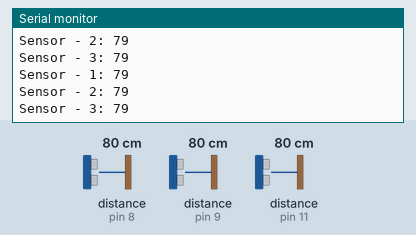
Recording of a sketch running on a simulated Arduino Uno, built with avr-gcc and run on an emulated ATmega328P. Parts: the last lines printed to the serial monitor. Wiring (inferred from the names in the program): 3 × ultrasonic range finder: trigger pin 7, echo pin 8 / trigger pin 10, echo pin 9 / trigger pin 12, echo pin 11. The inputs (shaded band) are chosen by the test bench; at power-on: distance to the obstacle (sensors on pin 8, pin 9, pin 11) 80 cm. The echo pulse lasts 58.3 µs per cm.

Above: at 1.2 s.
1.3 s: distance to the obstacle (sensor on pin 8) set to 60 cm
At 1.55 s:
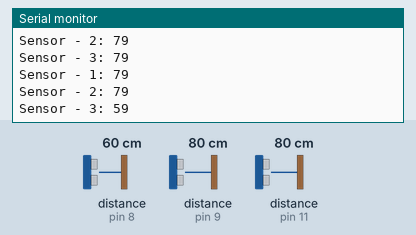
4.3 s: distance to the obstacle (sensor on pin 9) set to 250 cm
At 4.75 s:
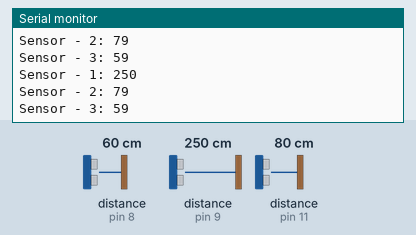
7.3 s: distance to the obstacle (sensor on pin 11) set to 2 cm
At 7.77 s:
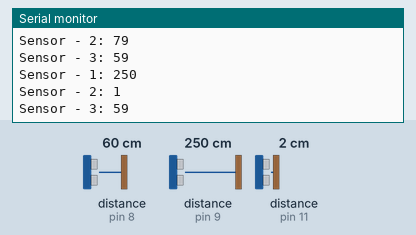
10.3 s: distance to the obstacle (sensor on pin 8) set to 120 cm
At 10.75 s:
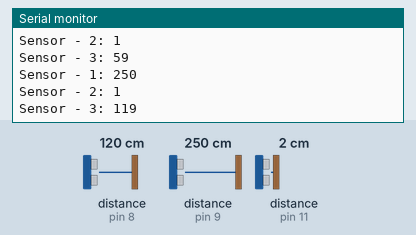
13.3 s: distance to the obstacle (sensor on pin 11) set to 4 cm
At 13.76 s:
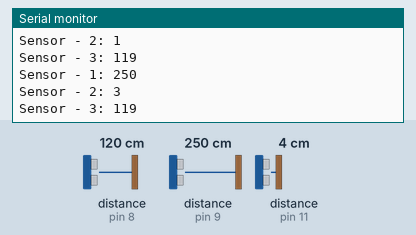
16.3 s: distance to the obstacle (sensor on pin 8) set to 35 cm
At 16.77 s:
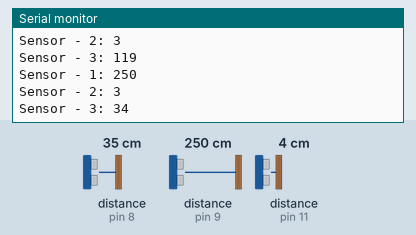
Timing chart, 0 to 19.3 s (numbered marks = the images above; inputs shaded):
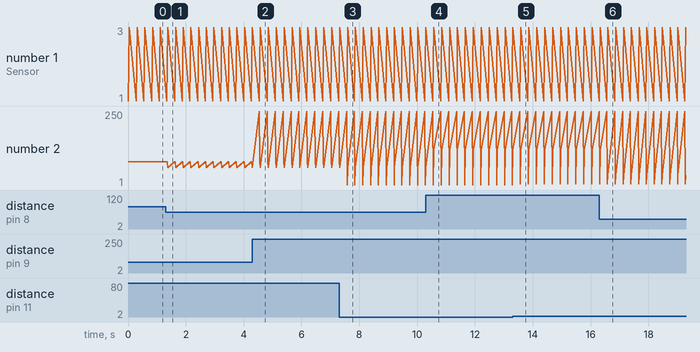

The sketch:

_____________.ino
```cpp
#define PIN_ECHO 9
#define PIN_TRIG 10
#define PIN_ECHO1 11
#define PIN_TRIG1 12
#define PIN_ECHO2 8
#define PIN_TRIG2 7

long duration, cm;
long duration1, cm1;
long duration2, cm2;

void setup() {

  Serial.begin(9600);

  pinMode(PIN_TRIG, OUTPUT);
  pinMode(PIN_ECHO, INPUT);
  pinMode(PIN_TRIG1, OUTPUT);
  pinMode(PIN_ECHO1, INPUT);
  pinMode(PIN_TRIG2, OUTPUT);
  pinMode(PIN_ECHO2, INPUT);
}

void loop() {

  digitalWrite(PIN_TRIG, LOW);
  delayMicroseconds(5);
  digitalWrite(PIN_TRIG, HIGH);

  delayMicroseconds(10);
  digitalWrite(PIN_TRIG, LOW);

  duration = pulseIn(PIN_ECHO, HIGH);

  digitalWrite(PIN_TRIG1, LOW);
  delayMicroseconds(5);
  digitalWrite(PIN_TRIG1, HIGH);

  delayMicroseconds(10);
  digitalWrite(PIN_TRIG1, LOW);

  duration1 = pulseIn(PIN_ECHO1, HIGH);

  digitalWrite(PIN_TRIG2, LOW);
  delayMicroseconds(5);
  digitalWrite(PIN_TRIG2, HIGH);

  delayMicroseconds(10);
  digitalWrite(PIN_TRIG2, LOW);

  duration2 = pulseIn(PIN_ECHO2, HIGH);


  cm = (duration / 2) / 29.1;
  cm1 = (duration1 / 2) / 29.1;
  cm2 = (duration2 / 2) / 29.1;

  Serial.print("Sensor - 1: ");
  Serial.println(cm);
  Serial.print("Sensor - 2: ");
  Serial.println(cm1);
  Serial.print("Sensor - 3: ");
  Serial.println(cm2);


  delay(250);
}
```

Measured:
- after the input at 1.3 s, the serial monitor: prints a new line after 0.08 s (image 1)
- after the input at 4.3 s, the serial monitor: prints a new line after 0.24 s (image 2)
- after the input at 7.3 s, the serial monitor: prints a new line after 0.28 s (image 3)
- after the input at 10.3 s, the serial monitor: prints a new line after 0.27 s (image 4)
- after the input at 13.3 s, the serial monitor: prints a new line after 0.27 s (image 5)
- after the input at 16.3 s, the serial monitor: prints a new line after 0.30 s (image 6)
- plotted number 2: 79 → 59 after the input at 1.3 s, 59 → 250 after the input at 4.3 s, 250 → 34 after the input at 16.3 s
